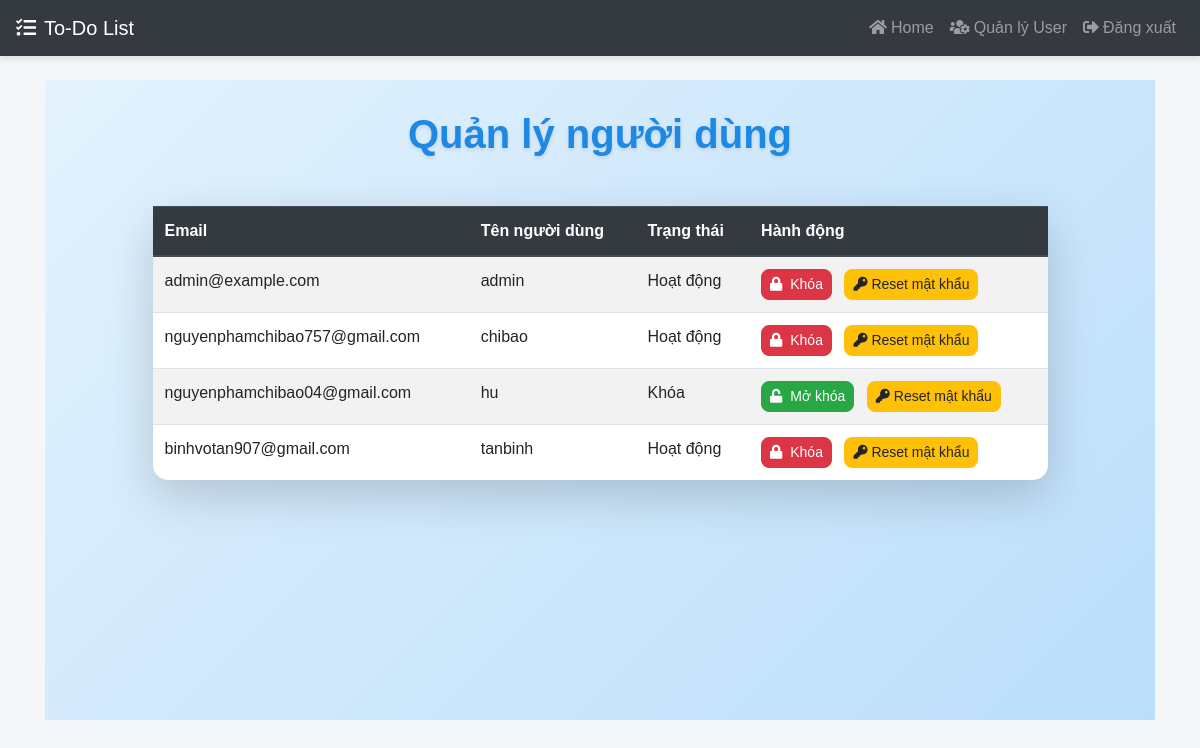
The app's page /admin/users (signed in) with its own data.
### todolist/models.py (models this page shows, shortened)
class User(db.Model, UserMixin):
    id = db.Column(db.Integer, primary_key=True)
    email = db.Column(db.String(150), unique=True, nullable=False)
    password = db.Column(db.String(150), nullable=False)
    user_name = db.Column(db.String(150), unique=True, nullable=False)
    notes = db.relationship("Note", backref="user", lazy=True)
    is_blocked = db.Column(db.Boolean, default=False)
    is_admin = db.Column(db.Boolean, default=False)

### todolist/admin.py (the view)
@admin_bp.route('/users', methods=['GET'])
@login_required
def admin_users():
    if not current_user.is_admin:
        flash('Bạn không có quyền truy cập!', 'error')
        return redirect(url_for('views.home'))
    users = User.query.all()
    return render_template('admin_users.html', users=users)

### todolist/templates/admin_users.html
{% extends "base.html" %} {% block title %}Quản lý người dùng{% endblock %} {%
block content %}
<div
  class="container"
  style="
    min-height: 80vh;
    background: linear-gradient(135deg, #e3f2fd, #bbdefb);
    padding-top: 30px;
    padding-bottom: 30px;
  "
>
  <div class="row justify-content-center">
    <div class="col-md-10">
      <h1
        class="text-center mb-5"
        style="
          font-weight: 600;
          color: #1e88e5;
          text-shadow: 0 2px 4px rgba(0, 0, 0, 0.1);
        "
      >
        Quản lý người dùng
      </h1>
      <table
        class="table table-striped shadow-lg"
        style="background: #ffffff; border-radius: 15px"
      >
        <thead class="thead-dark">
          <tr>
            <th>Email</th>
            <th>Tên người dùng</th>
            <th>Trạng thái</th>
            <th>Hành động</th>
          </tr>
        </thead>
        <tbody>
          {% for user in users %}
          <tr>
            <td>{{ user.email }}</td>
            <td>{{ user.user_name }}</td>
            <td>{{ "Khóa" if user.is_blocked else "Hoạt động" }}</td>
            <td>
              <form
                method="POST"
                action="/admin/block_user/{{ user.id }}"
                style="display: inline"
              >
                <button
                  type="submit"
                  class="btn btn-sm {{ 'btn-danger' if not user.is_blocked else 'btn-success' }}"
                  style="border-radius: 8px"
                >
                  <i
                    class="fas {{ 'fa-lock' if not user.is_blocked else 'fa-unlock' }} mr-1"
                  ></i>
                  {{ "Khóa" if not user.is_blocked else "Mở khóa" }}
                </button>
              </form>
              <form
                method="POST"
                action="/admin/reset_password/{{ user.id }}"
                style="display: inline"
              >
                <button
                  type="submit"
                  class="btn btn-sm btn-warning ml-2"
                  style="border-radius: 8px"
                >
                  <i class="fas fa-key mr-1"></i>Reset mật khẩu
                </button>
              </form>
            </td>
          </tr>
          {% endfor %}
        </tbody>
      </table>
    </div>
  </div>
</div>
{% endblock %}

### todolist/templates/base.html (shortened to what this page needs)
<!DOCTYPE html>
<html lang="vi">
  <head>
    <link
      rel="stylesheet"
      href="https://cdn.jsdelivr.net/npm/bootstrap@4.6.2/dist/css/bootstrap.min.css"
    />
    <link
      rel="stylesheet"
      href="https://cdnjs.cloudflare.com/ajax/libs/font-awesome/5.15.4/css/all.min.css"
    />
    <link
      rel="stylesheet"
      href="{{ url_for('static', filename='style.css') }}"
    />
  </head>
  <body>
    <nav class="navbar navbar-expand-lg navbar-dark bg-dark">
      <a class="navbar-brand" href="/">
        <i class="fas fa-tasks mr-2"></i>To-Do List
      </a>
      <div class="collapse navbar-collapse" id="navbarNav">
        <ul class="navbar-nav ml-auto">
          {% if current_user.is_authenticated %}
          <li class="nav-item">
            <a class="nav-link" href="/home"
              ><i class="fas fa-home mr-1"></i>Home</a
            >
          </li>
          {% if user.is_admin %}
          <li class="nav-item">
            <a class="nav-link" href="/admin/users"
              ><i class="fas fa-users-cog mr-1"></i>Quản lý User</a
            >
          </li>
          {% endif %}
          <li class="nav-item">
            <a class="nav-link" href="/logout"
              ><i class="fas fa-sign-out-alt mr-1"></i>Đăng xuất</a
            >
          </li>
          {% endif %}
        </ul>
      </div>
    </nav>
    <div class="container mt-4">{% block content %}{% endblock %}</div>
  </body>
</html>

### todolist/static/style.css (style rules this page uses)
body { background-color: #f4f6f8; font-family: "Arial", sans-serif; }
.btn-danger { transition: transform 0.2s ease-in-out, box-shadow 0.3s ease-in-out; }
.navbar { box-shadow: 0 3px 6px rgba(0, 0, 0, 0.1); background-color: #ffffff; }

### records on screen
User: email "admin@example.com", user_name "admin", is_blocked "Hoạt động", is_blocked "Khóa"
User: email "nguyenphamchibao757@gmail.com", user_name "chibao", is_blocked "Hoạt động", is_blocked "Khóa"
User: email "nguyenphamchibao04@gmail.com", user_name "hu", is_blocked "Khóa", is_blocked "Mở khóa"
User: email "binhvotan907@gmail.com", user_name "tanbinh", is_blocked "Hoạt động", is_blocked "Khóa"
